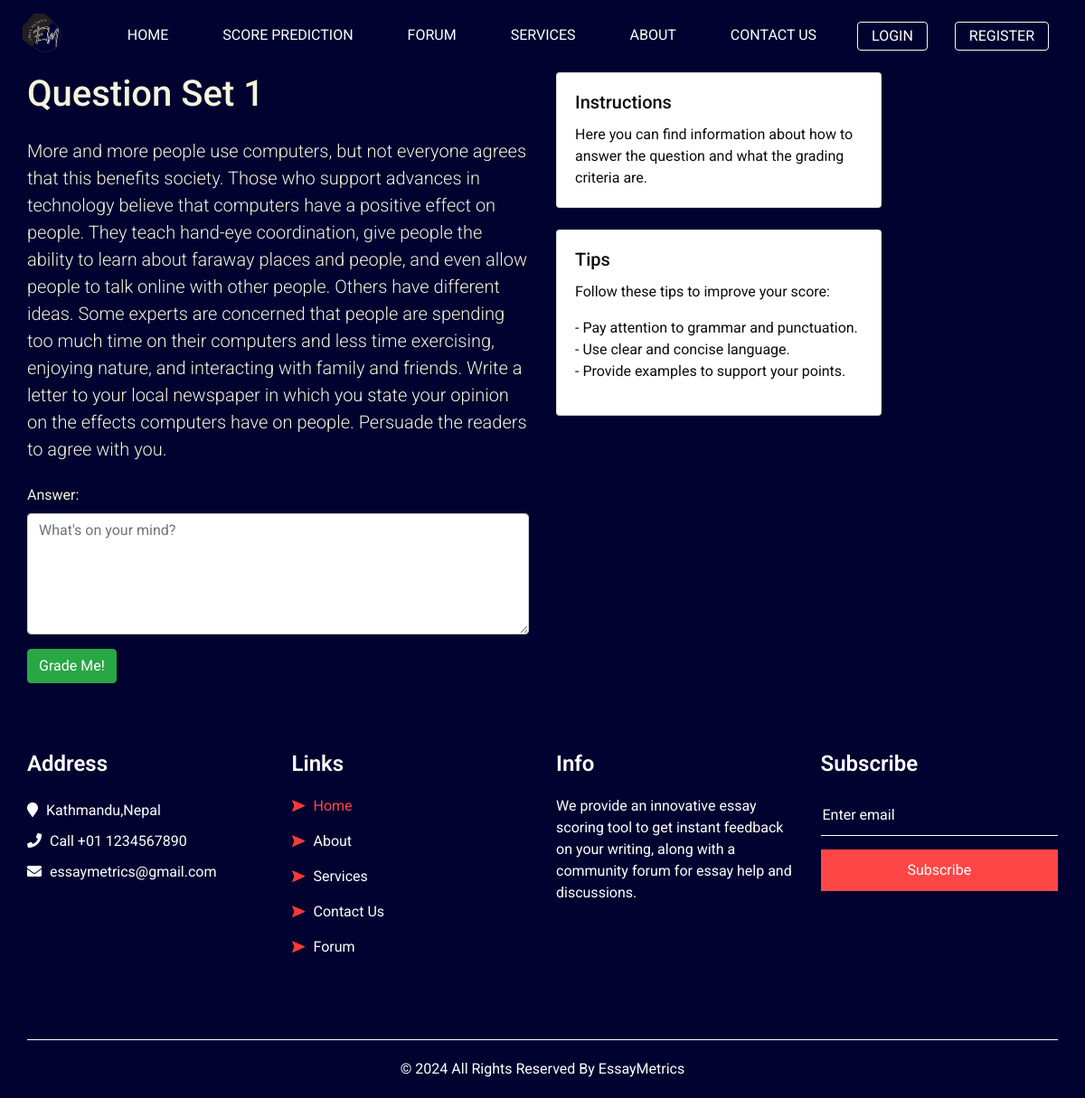
The app's page /1/, older data.
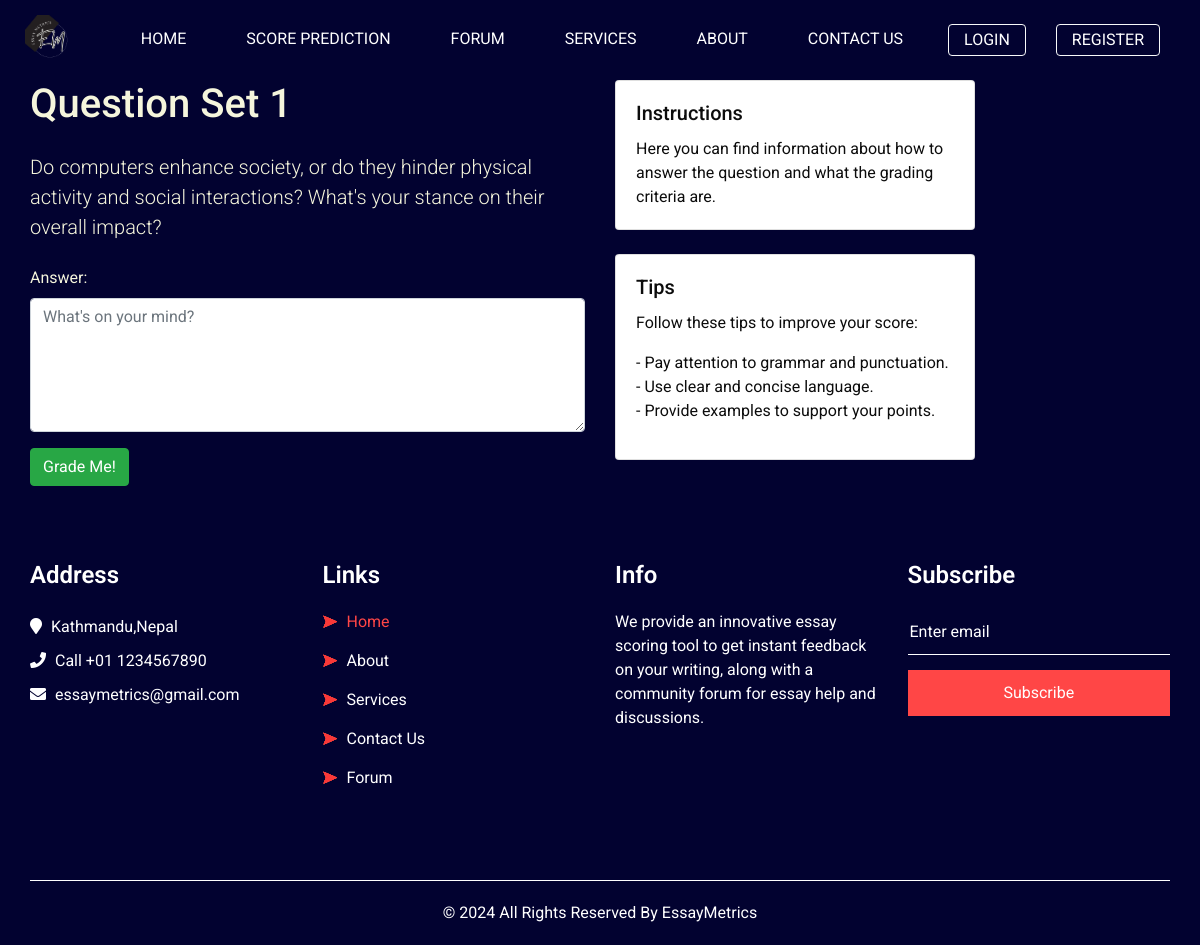
The same page, newer data.
### grader/models.py (models this page shows, shortened)
class Question(models.Model):
    question_title = models.TextField(max_length=100000)
    set = models.IntegerField(unique=True)
    min_score = models.IntegerField()
    max_score = models.IntegerField()

### grader/views.py (the view)
# urls.py: path('<int:question_id>/', views.question, name='question'),
def question(request, question_id):
    question = get_object_or_404(Question, pk=question_id)
    essay = None  # Initialize essay to None
    if request.method == 'POST':
        form = AnswerForm(request.POST)
        if form.is_valid():
            content = form.cleaned_data.get('answer')
            if len(content) > 20:
                num_features = 300
                model = KeyedVectors.load_word2vec_format(os.path.join(current_path, "deep_learning_files/word2vec.bin"), binary=True)
                clean_test_essays = []
                clean_test_essays.append(essay_to_wordlist(content, remove_stopwords=True))
                testDataVecs = getAvgFeatureVecs(clean_test_essays, model, num_features)
                testDataVecs = np.array(testDataVecs)
                testDataVecs = np.reshape(testDataVecs, (testDataVecs.shape[0], 1, testDataVecs.shape[1]))
                lstm_model = get_model()
                lstm_model.load_weights(os.path.join(current_path, "deep_learning_files/final_lstm.h5"))
                preds = lstm_model.predict(testDataVecs)
                if math.isnan(preds):
                    preds = 0
                else:
                    preds = np.around(preds)
                if preds < 0:
                    preds = 0
                if preds > question.max_score:
                    preds = question.max_score
                K.clear_session()  # Move this line here
                essay = Essay.objects.create(
                    content=content,
                    question=question,
                    score=preds
                )
                return redirect('essay', question_id=question.set, essay_id=essay.id)
    else:
        form = AnswerForm()
    context = {
        "question": question,
        "form": form,
    }
    return render(request, 'grader/question.html', context)

### grader/forms.py
class AnswerForm(forms.ModelForm):
    answer = forms.CharField(max_length=100000, widget=forms.Textarea(attrs={'rows': 5, 'placeholder': "What's on your mind?"}))
    class Meta:
        model = Essay
        fields = ['answer']

### grader/templates/grader/question.html (shortened to what this page needs)
{% extends 'base.html' %}
{% load widget_tweaks %}
{% block content %}
{% if question %}
    <div class="container">
        <div class="row">
            <div style="color:beige" class="col-md-6">
                <h1 class="mb-4">Question Set {{ question.set }}</h1>
                <p class="lead mb-4">{{ question.question_title }}</p>
                <form method="post" novalidate>
                    {% include 'includes/form.html' %}
                    <button type="submit" class="btn btn-success">Grade Me!</button>
                </form>
            </div>
            <div class="col-md-4">
                <div class="card shadow-sm mb-4">
                    <div class="card-body">
                        <h5 class="card-title">Instructions</h5>
                        <p class="card-text">Here you can find information about how to answer the question and what the grading criteria are.</p>
                    </div>
                </div>
                <div class="card shadow-sm mb-4">
                    <div class="card-body">
                        <h5 class="card-title">Tips</h5>
                        <p class="card-text">Follow these tips to improve your score:</p>
                        <ul class="list-unstyled">
                            <li>- Pay attention to grammar and punctuation.</li>
                            <li>- Use clear and concise language.</li>
                            <li>- Provide examples to support your points.</li>
                        </ul>
                    </div>
                </div>
            </div>
        </div>
    </div>
{% else %}
    <div class="container">
        <h1>Error</h1>
    </div>
{% endif %}
{% endblock %}

Row changes from the older to the newer data that the page shows:
changed Question: question_title "More and more people use computers, but not everyone agrees that this benefits society. Those who support advances in technology believe that computers have a positive effect on people. They teach hand-eye coordination, give people the ability to learn about faraway places and people, and even allow people to talk online with other people. Others have different ideas. Some experts are concerned that people are spending too much time on their computers and less time exercising, enjoying nature, and interacting with family and friends. Write a letter to your local newspaper in which you state your opinion on the effects computers have on people. Persuade the readers to agree with you." → "Do computers enhance society, or do they hinder physical activity and social interactions? What's your stance on their overall impact?"
